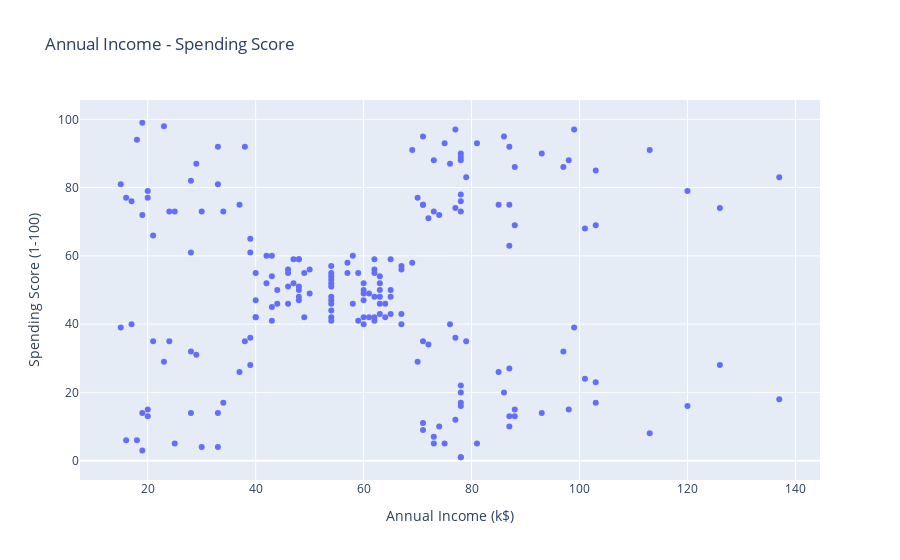

The notebook cell this image was saved under:
### Markdown cell above
**By this plot we can get insight about the relation between Age and Annual Income features. It seems like customers between 35 and 45 years old have the highest annual income. The plot also shows women have more income than men.**

### Code cell
px.scatter(data_frame = df, x = 'Annual Income (k$)', y = 'Spending Score (1-100)',
          title = 'Annual Income - Spending Score')

### Figure 1 — Plotly figure (JSON) as saved in the notebook; plotly's stock layout.template omitted (floating-point values rounded to 4 significant figures; data arrays with more than 128 entries replaced by an {"elided": "..."} marker saying what was removed)
{"data": [{"hovertemplate": "Annual Income (k$)=%{x}<br>Spending Score (1-100)=%{y}<extra></extra>", "legendgroup": "", "marker": {"color": "#636efa", "symbol": "circle"}, "mode": "markers", "name": "", "orientation": "v", "showlegend": false, "x": {"elided": "200 int values"}, "xaxis": "x", "y": {"elided": "200 int values"}, "yaxis": "y", "type": "scatter"}], "layout": {"xaxis": {"anchor": "y", "domain": [0, 1], "title": {"text": "Annual Income (k$)"}, "type": "linear", "range": [7.592, 144.4], "autorange": true}, "yaxis": {"anchor": "x", "domain": [0, 1], "title": {"text": "Spending Score (1-100)"}, "type": "linear", "range": [-6.178, 106.2], "autorange": true}, "legend": {"tracegroupgap": 0}, "title": {"text": "Annual Income - Spending Score"}, "autosize": true}}
